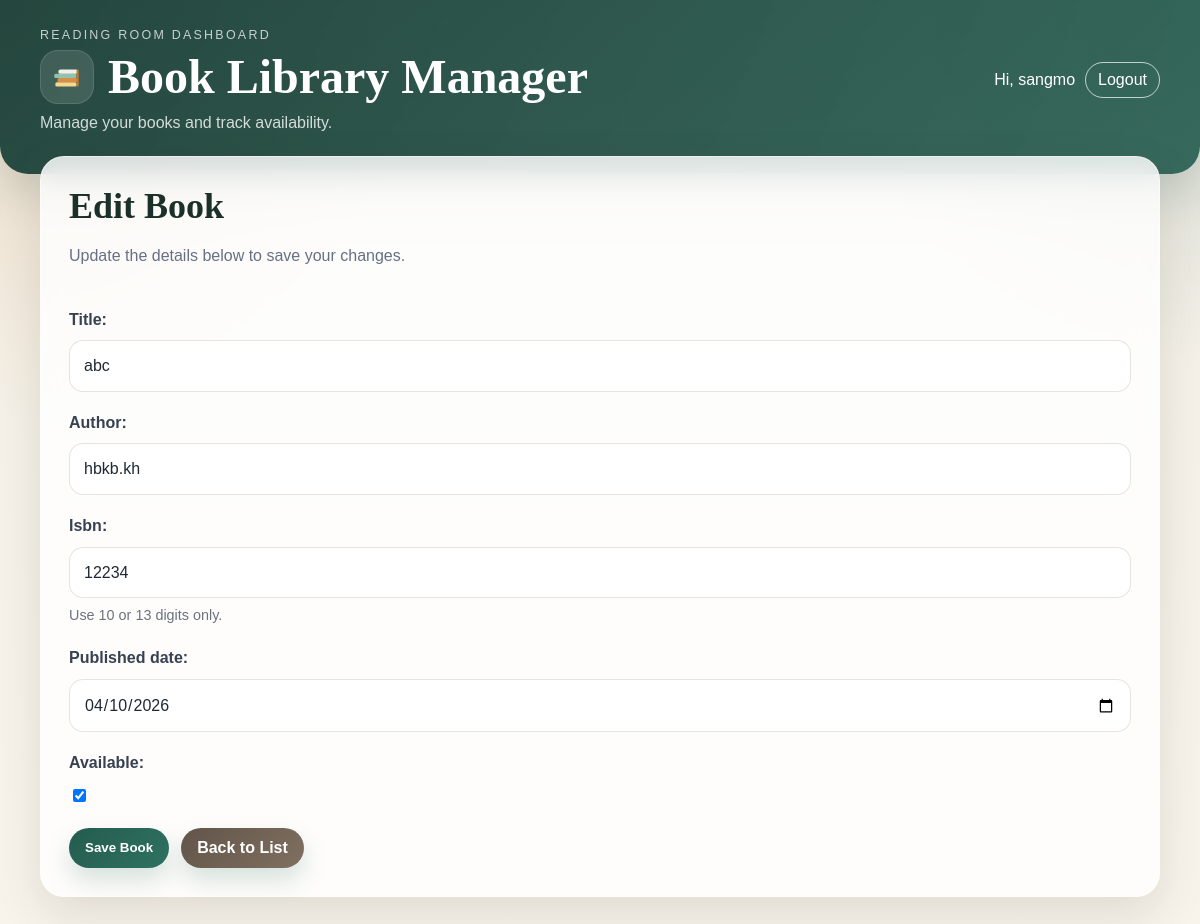
/edit/5/ (signed in), run on the app's committed database.
### books/models.py (models this page shows, shortened)
class Book(models.Model):
    title = models.CharField(max_length=200)
    author = models.CharField(max_length=100)
    isbn = models.CharField(max_length=20)
    published_date = models.DateField(null=True, blank = True)
    available = models.BooleanField(default=True)
    created_at = models.DateTimeField(auto_now_add=True)

### books/views.py (the view)
# urls.py: path("edit/<int:pk>/", views.book_edit, name="book_edit"),
@user_passes_test(is_librarian)
def book_edit(request, pk):
	book = Book.objects.get(pk=pk)
	if request.method == "POST":
		form = BookForm(request.POST, instance=book)
		if form.is_valid():
			book = form.save()
			messages.success(request, f'"{book.title}" was updated successfully.')
			return redirect("books:book_list")
	else:
		form = BookForm(instance=book)
	return render(request, "books/book_form.html", {"form": form})

### books/forms.py (shortened to what this page needs)
class BookForm(forms.ModelForm):
    class Meta:
        model = Book
        fields = ["title", "author", "isbn", "published_date", "available"]
        widgets = {
            "published_date": forms.DateInput(attrs={"type": "date"}),
        }
        help_texts = {
            "isbn": "Use 10 or 13 digits only.",
        }

### books/views.py (called while the page is built)
def is_librarian(user):
	return user.is_authenticated and (
		user.is_staff or user.groups.filter(name="Librarian").exists()
	)

### books/templates/books/book_form.html (shortened to what this page needs)
{% extends "base.html" %}
{% block content %}
<section class="card">
  <div class="section-header">
    <div>
      <h2>{{ form.instance.pk|yesno:"Edit Book,Add a New Book" }}</h2>
      <p class="section-subtitle">
        {{ form.instance.pk|yesno:"Update the details below to save your changes.,Fill in the details below to save a new book to your library." }}
      </p>
    </div>
  </div>
  <form method="post">
    {{ form.as_p }}
    <div class="actions">
      <button class="button" type="submit">Save Book</button>
      <a class="button secondary" href="{% url 'books:book_list' %}">Back to List</a>
    </div>
  </form>
</section>
{% endblock %}

### books/templates/base.html (shortened to what this page needs)
<!doctype html>
<html lang="en">
  <head>
  </head>
  <body>
    <header>
      <div class="header-row">
        <div>
          <p class="brand-eyebrow">Reading Room Dashboard</p>
          <div class="brand-title">
            <span class="brand-logo" aria-hidden="true">
            </span>
            <h1>Book Library Manager</h1>
          </div>
          <p>Manage your books and track availability.</p>
        </div>
        <div class="auth-links">
          {% if user.is_authenticated %}
          <span>Hi, {{ user.username }}</span>
          <form method="post" action="{% url 'logout' %}">
            <button type="submit">Logout</button>
          </form>
          {% else %}
          <a href="{% url 'login' %}">Login</a>
          {% endif %}
        </div>
      </div>
    </header>
    <main>
       {% block content %}{% endblock %}
    </main>
  </body>
</html>

### books/templates/base.html (style rules this page uses)
:root { --bg: #f3efe6; --bg-accent: #efe5d2; --surface: rgba(255, 255, 255, 0.82); --surface-strong: #fffdf8; --text: #1f2933; --muted: #667085; --line: rgba(113, 87, 44, 0.14); --brand: #245c4f; --brand-dark: #183d36; --brand-soft: #dff2ea; --accent: #c47b2c; --accent-soft: #fff1de; --danger: #7a1f1f; --danger-soft: #fce8e8; --success: #1f6a47; --success-soft: #e1f6ea; --shadow: 0 18px 48px rgba(52, 39, 17, 0.12); --radius-lg: 24px; --radius-md: 16px; --radius-sm: 12px; }
body { margin: 0; font-family: "Trebuchet MS", "Lucida Sans Unicode", sans-serif; background: radial-gradient(circle at top left, rgba(196, 123, 44, 0.18), transparent 28%), radial-gradient(circle at top right, rgba(36, 92, 79, 0.16), transparent 24%), linear-gradient(180deg, var(--bg) 0%, #f8f4ec 100%); color: var(--text); min-height: 100vh; }
header { color: #ffffff; padding: 28px 32px 42px; background: linear-gradient(135deg, rgba(24, 61, 54, 0.94), rgba(36, 92, 79, 0.9)), linear-gradient(45deg, rgba(196, 123, 44, 0.18), transparent); border-bottom-left-radius: 28px; border-bottom-right-radius: 28px; box-shadow: 0 18px 44px rgba(24, 61, 54, 0.18); }
.header-row { display: flex; justify-content: space-between; align-items: center; gap: 16px; flex-wrap: wrap; max-width: 1120px; margin: 0 auto; }
.brand-eyebrow { margin: 0 0 8px; font-size: 0.78rem; letter-spacing: 0.18em; text-transform: uppercase; color: rgba(255, 255, 255, 0.74); }
.brand-title { display: flex; align-items: center; gap: 14px; }
.brand-logo { width: 54px; height: 54px; flex: 0 0 54px; display: inline-flex; align-items: center; justify-content: center; border-radius: 18px; background: rgba(255, 255, 255, 0.12); box-shadow: inset 0 0 0 1px rgba(255, 255, 255, 0.12); }
.brand-logo svg { width: 34px; height: 34px; }
header h1 { margin: 0; font-family: "Palatino Linotype", "Book Antiqua", Georgia, serif; font-size: clamp(2rem, 4vw, 3rem); line-height: 1.05; }
header p { margin: 10px 0 0; max-width: 620px; color: rgba(255, 255, 255, 0.8); font-size: 1rem; }
.auth-links { display: flex; gap: 10px; align-items: center; flex-wrap: wrap; }
.auth-links form { margin: 0; }
.auth-links button { background: transparent; border: 1px solid rgba(255, 255, 255, 0.7); color: #ffffff; border-radius: 999px; padding: 8px 12px; cursor: pointer; font: inherit; }
main { max-width: 1120px; margin: -18px auto 48px; padding: 0 20px; }
.card { background: var(--surface); backdrop-filter: blur(12px); border: 1px solid rgba(255, 255, 255, 0.45); border-radius: var(--radius-lg); box-shadow: var(--shadow); padding: 28px; }
.actions { margin-top: 18px; display: flex; gap: 12px; flex-wrap: wrap; }
.button { display: inline-block; padding: 11px 16px; border-radius: 999px; background: linear-gradient(135deg, var(--brand), #2f7262); color: #ffffff; text-decoration: none; font-weight: 600; border: none; cursor: pointer; box-shadow: 0 12px 24px rgba(36, 92, 79, 0.18); }
.button.secondary { background: linear-gradient(135deg, #625449, #7f7060); }
form { margin-top: 20px; }
form p { margin: 0 0 18px; }
label { display: block; margin-bottom: 8px; font-weight: 600; color: #374151; }
input, select, textarea { width: 100%; box-sizing: border-box; padding: 12px 14px; border: 1px solid rgba(113, 87, 44, 0.16); border-radius: 14px; background: rgba(255, 255, 255, 0.92); color: var(--text); font: inherit; }
input[type="checkbox"] { width: auto; }
.helptext { display: block; margin-top: 6px; color: #6b7280; font-size: 0.9rem; }
.section-header { display: flex; justify-content: space-between; gap: 16px; align-items: end; flex-wrap: wrap; margin-bottom: 22px; }
.section-header h2, .card h2 { margin: 0; font-family: "Palatino Linotype", "Book Antiqua", Georgia, serif; font-size: clamp(1.7rem, 3vw, 2.35rem); color: #1c302a; }
.section-subtitle, .card p { color: var(--muted); line-height: 1.6; }

### data on the page
Book: instance.pk "Edit Book", instance.pk "Update the details below to save your changes.", title "abc", author "hbkb.kh", isbn "12234", published_date "04/10/2026", available "☑"

### other printed values
{{ user.username }} "sangmo"
